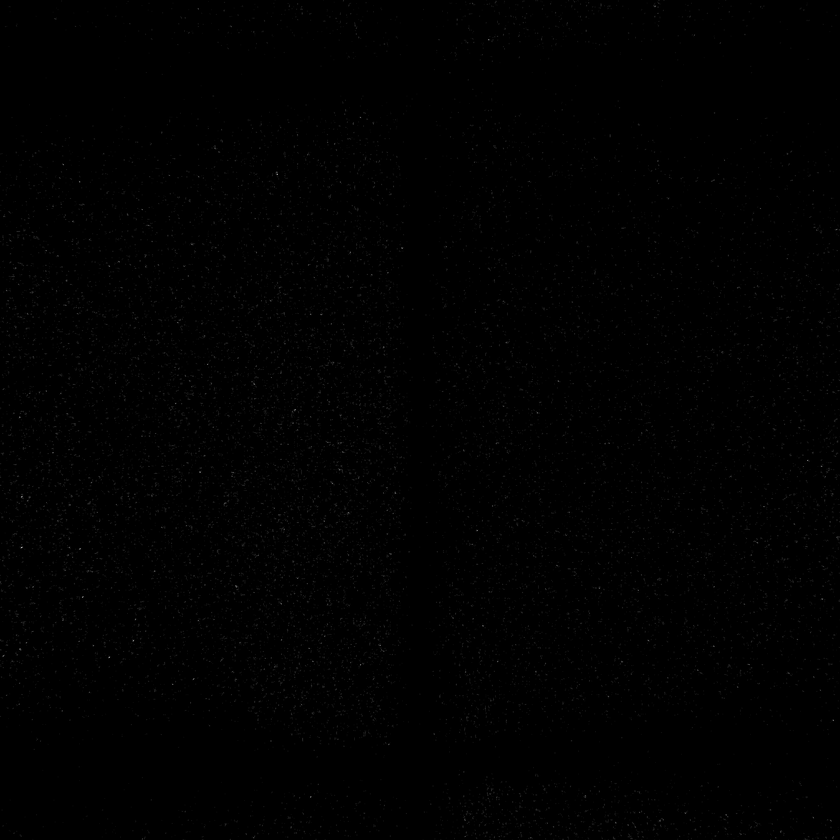
#> input picture p1/result/c5/Averagecam.png, 840 x 840 px, shrunk from 2032 x 2032 before the run
$ python avegrad.py   (older library calls are emulated)
#> lines starting #> are read from the running program, lines starting #| are printed output that depends on the picture; after the words box and inside, x2 and y2 are one past the last pixel; in counts of white or black regions, pixels touching at a corner belong together
"""
Thresholding and mark smears.
Team member: Ran Su, Lingfan Kong, Xiangyu Ma, Jian Zhu

"""
import cv2
import numpy as np
from PIL import Image

# Open Files
ave = cv2.imread("result/c5/Averagecam.png")
#> ave is the input picture: shape (840, 840, 3); min 0, max 174, mean 0.8
ave = np.float32(ave)
grad = cv2.imread('result/c5/AverageGradientcam.png')
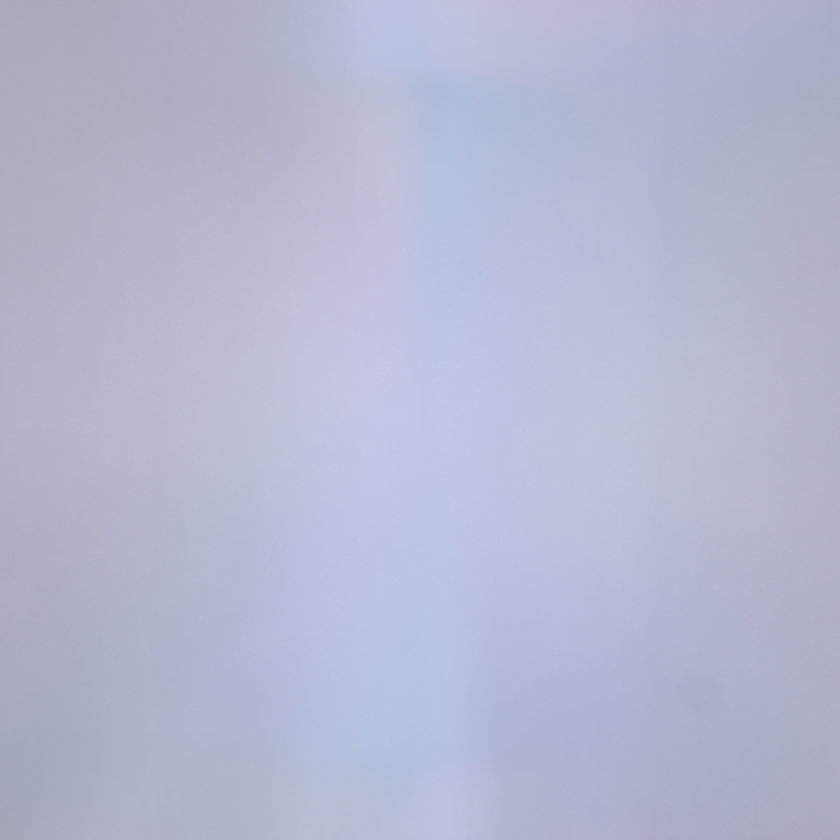
#> input picture p1/result/c5/AverageGradientcam.png, 840 x 840 px, shrunk from 2032 x 2032 before the run
#> grad is the input picture: shape (840, 840, 3); mean B, G, R 210.2, 184.3, 180.8
grad = np.float32(grad)

# Subtract
out = ave - (grad * 1.5)
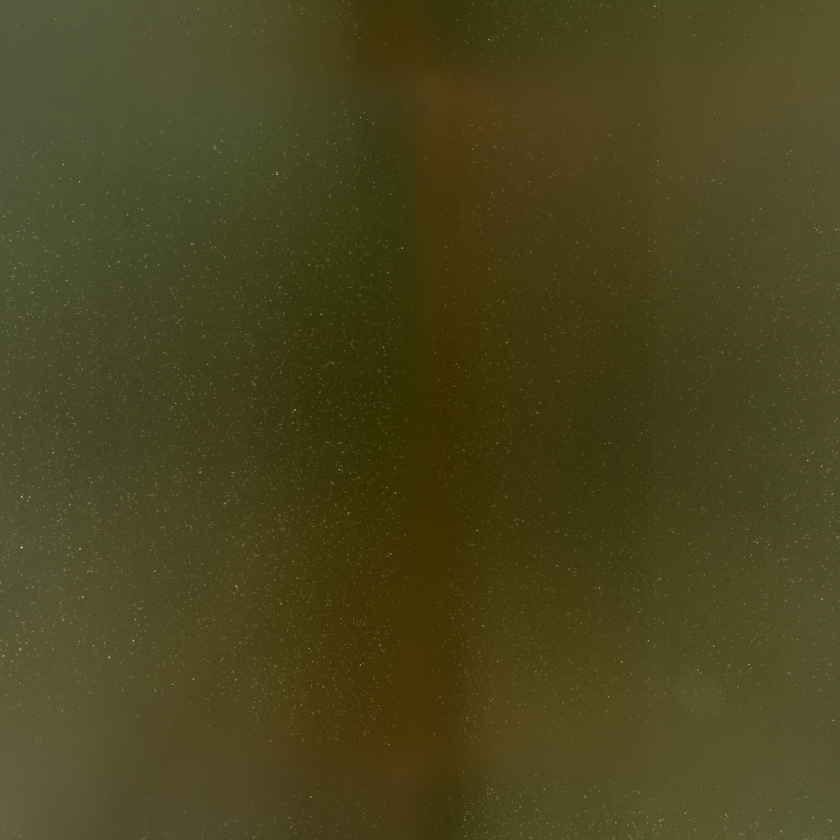
#> out: shape (840, 840, 3) float32; mean B, G, R -314.5, -275.4, -270; drawn with min black and max white
print(out)
#> (printed output is left out)
out = np.array(np.round(out),dtype=np.uint8)
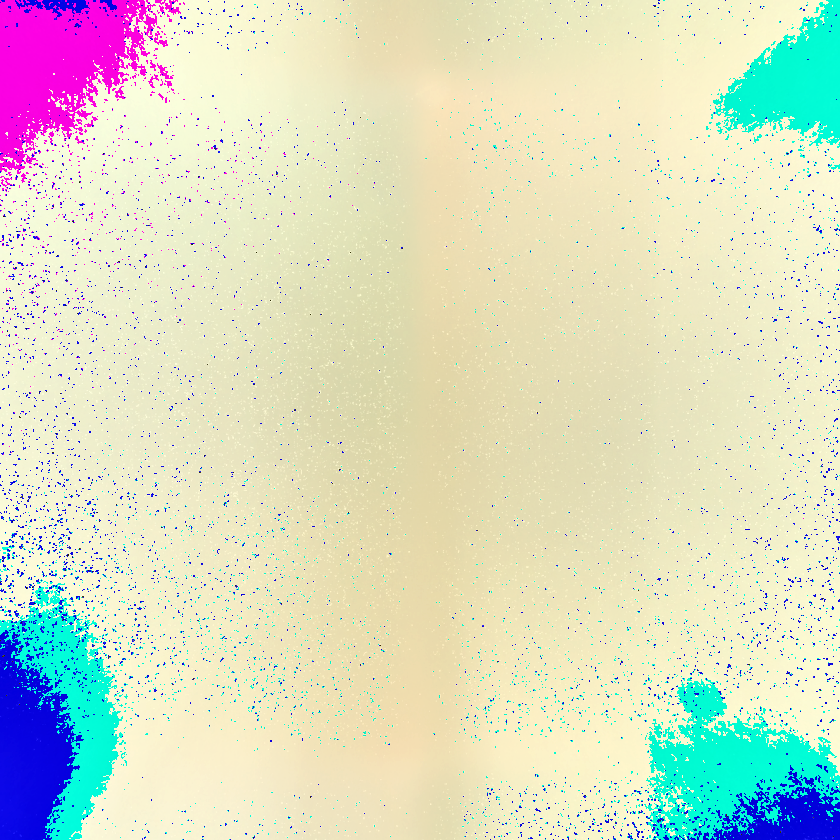
#> out: shape (840, 840, 3); mean B, G, R 197.5, 221.3, 217.5
outm = Image.fromarray(out)
outm.show()

# Filter noise
for i in range(10):
	gau = cv2.medianBlur(out,5)

gauo = Image.fromarray(gau)
# gauo = cv2.imread(gauo, )
image = gauo.convert('L')
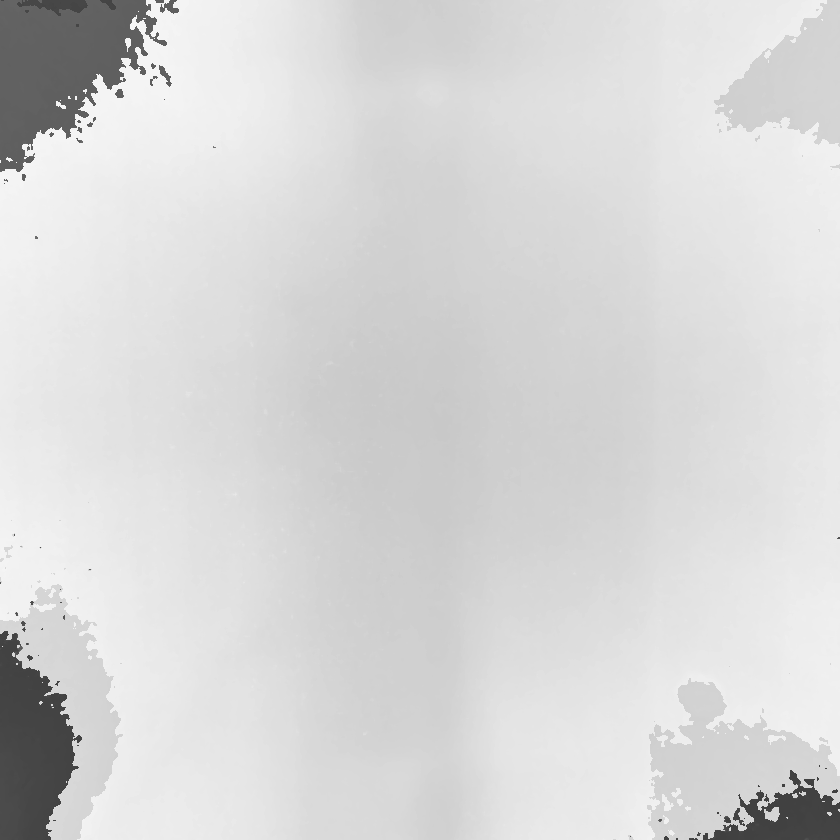
#> image: PIL image 840x840 L; min 64, max 245, mean 215.3

# Thresholding
gau = np.array(np.where(image < np.mean(image)/2, 255, 0))
#> gau: shape (840, 840) int64; 4.7% white; 58 white regions (43 under 20 px), largest, box (x1, y1, x2, y2) and area: (0, 0, 167, 172) 16731, (0, 631, 82, 840) 11200, (703, 770, 840, 840) 4474
gau = np.array(np.round(gau),dtype=np.uint8)

# Filter noise
for i in range(10):
	gau = cv2.medianBlur(gau,9)
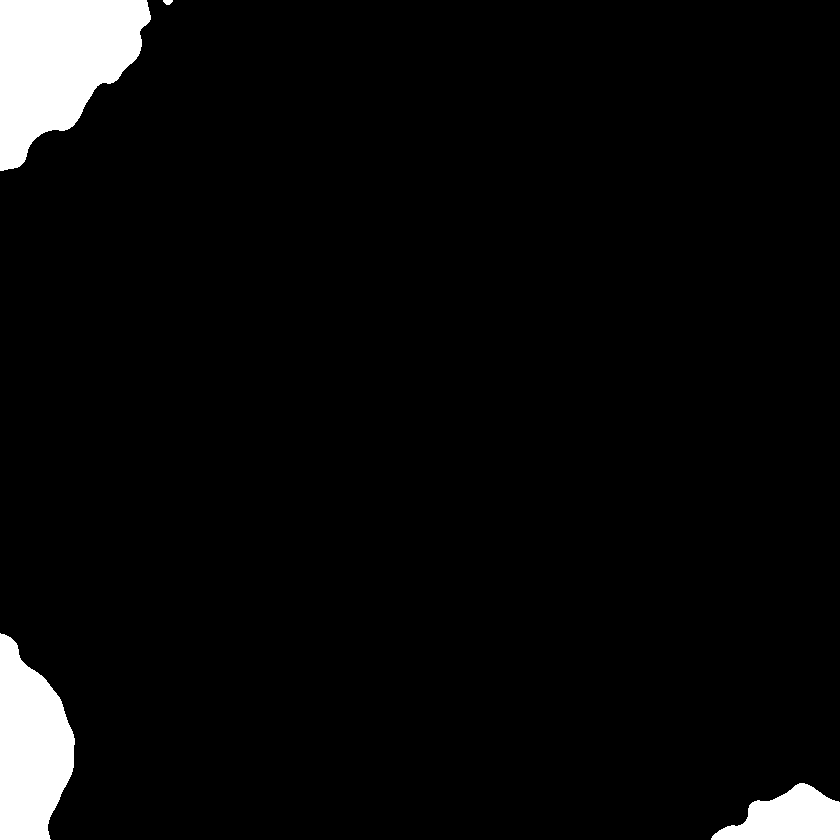
#> gau: shape (840, 840); 4.6% white; 4 white regions

gaut = Image.fromarray(gau)
gaut.save("result/c5/Thresholded.png")

# print(threshed)
# ret,thresh = cv2.threshold(gau,127,255,0)
im2, contours, hierarchy = cv2.findContours(gau,cv2.RETR_TREE,cv2.CHAIN_APPROX_SIMPLE)
#> contours = 4 contours; box (x1, y1, x2, y2) and area: (0, 0, 151, 171) 16452, (0, 633, 75, 840) 10938, (711, 783, 840, 840) 4502, (163, 0, 173, 5) 27
print(im2)
#> (printed output is left out)
gauo = Image.fromarray(im2)
gauo.show()
gau = cv2.drawContours(gau, contours, -1, (127), 3)
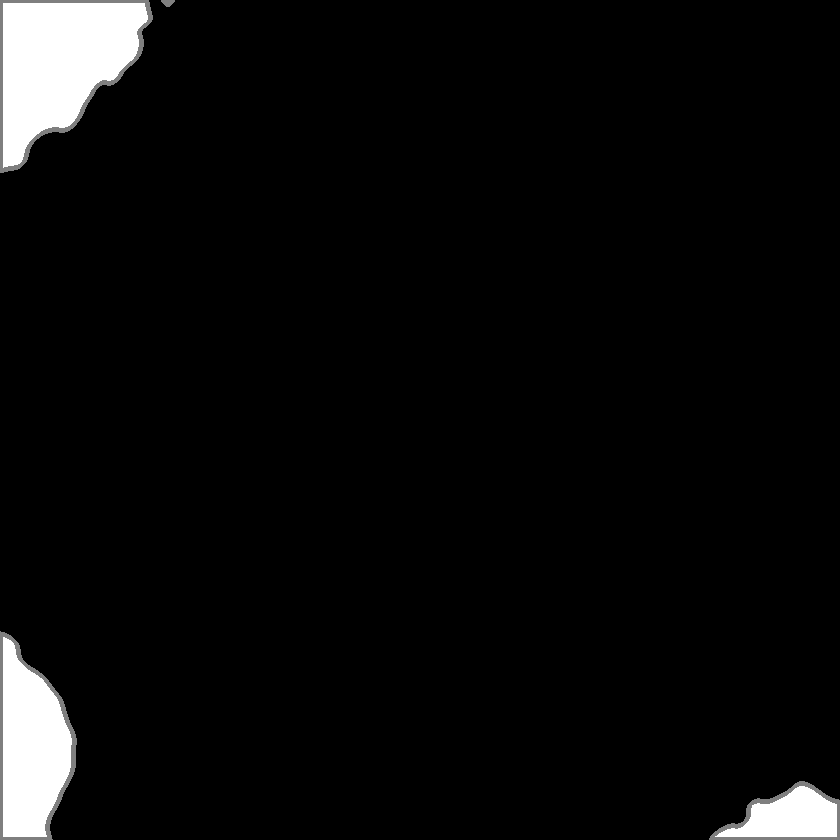
#> gau: shape (840, 840); 0.73% of pixels changed, all inside (x1, y1, x2, y2) = (0, 0, 840, 840)
print(cv2.drawContours.__doc__)

# cnt = np.array(contours)
# cv2.drawContours(gau, cnt, 0, (0,255,0), 3)

print(contours)
#> (printed output is left out)
gauo = Image.fromarray(gau)
gauo.show()
gauo.save("result/c5/Markedout.png")
